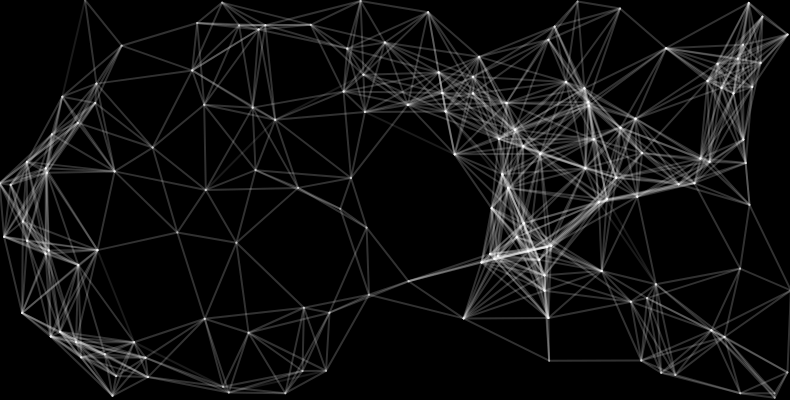
Frame 1 (no input)
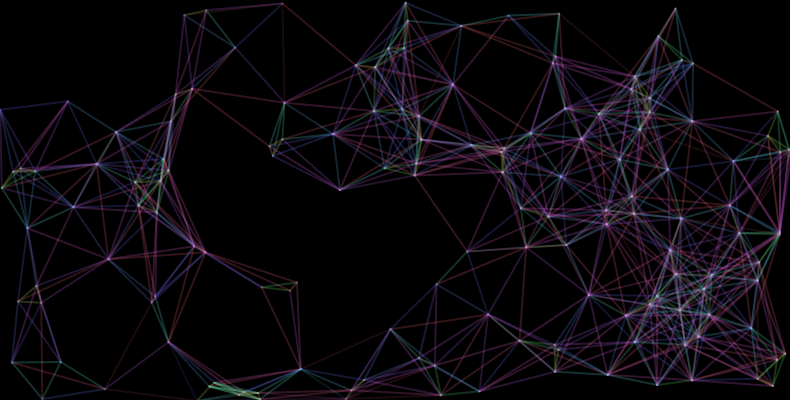
Frame 60 (no input)
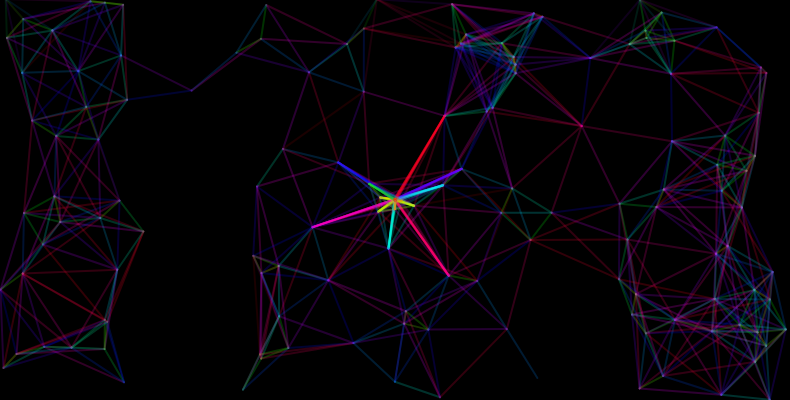
Frame 120 (the mouse pressed at the canvas centre since frame 60)

The p5.js sketch that drew these frames (run headless with seeded random() and noise() and a simulated clock; from frame 60 on, the mouse is pressed at the canvas centre):

// p5.js sketch
// ── sketch.js
let particles = []
let qtree
let j = 0
let attract = -1

function setup() {
  createCanvas(displayWidth - 10, displayHeight / 2 + 100)
  for (var i = 0; i < 150; i++) {
    particles[i] = new Particle(random(width), random(height))

  }
}



function draw() {
  colorMode(HSB, 100)
  background(0)

  let boundary = new Rectangle(width / 2, height / 2, width / 2, height / 2)
  qtree = new QuadTree(boundary, 4)

  if (mouseIsPressed) {
    attract = 1
  } else {
    attract = -2
  }

  for (let p of particles) {
    let point = new Point(p.pos.x, p.pos.y, p)
    qtree.insert(point)

    //p.show()
    p.update()
    p.offScreen()
    p.repell(attract)
  }

  for (let p of particles) {
    let range = new Circle(p.pos.x, p.pos.y, p.r * 100)
    let points = qtree.query(range)
    for (let point of points) {
      let other = point.userData
      if (p !== other && p.closest(other) < 100) {
        stroke(0 + p.d, j, 255, 10)
        strokeWeight(2)
        line(p.pos.x, p.pos.y, other.pos.x, other.pos.y)
      }
    }
  }
  // for (let p of particles) {
  //   for (let other of particles) {
  //     if (p !== other && p.closest(other) < 100) {
  //       stroke(p.d % 256, p.d % j, 255, 20)
  //       strokeWeight(2)
  //       line(p.pos.x, p.pos.y, other.pos.x, other.pos.y)
  //     }
  //   }
  // }
  j++
}

// ── particle.js
class Particle {
  constructor(x, y) {
    this.pos = createVector(x, y)
    this.vel = p5.Vector.random2D()
    this.acc = p5.Vector.random2D()
    this.r = 1
    this.d = 0
  }

  show() {
    noStroke()
    ellipse(this.pos.x, this.pos.y, this.r * 2, this.r * 2)
  }

  update() {
    this.vel.add(this.acc)
    this.pos.add(this.vel)
    this.vel.limit(3)
  }

  closest(other) {
    this.d = dist(this.pos.x, this.pos.y, other.pos.x, other.pos.y)
    return this.d
  }

  repell(mag) {
    let mouse = createVector(mouseX, mouseY)
    let d = dist(this.pos.x, this.pos.y, mouse.x, mouse.y)
    mouse.sub(this.pos)
    this.vel.normalize()
    mouse.setMag(mag)
    if (d < 100) {
      this.acc = mouse
    }
  }

  offScreen() {
    if (this.pos.x > width + this.r) {
      this.pos.x = -this.r
    } else if (this.pos.x < -this.r) {
      this.pos.x = width + this.r
    }
    if (this.pos.y > height + this.r) {
      this.pos.y = -this.r
    } else if (this.pos.y < -this.r) {
      this.pos.y = height + this.r
    }
  }
}

// ── quadtree.js
class Point {
  constructor(x, y, userData) {
    this.x = x
    this.y = y
    this.userData = userData
  }
}

class Rectangle {
  constructor(x, y, w, h) {
    this.x = x
    this.y = y
    this.w = w
    this.h = h
  }

  contains(point) {
    return (
      point.x >= this.x - this.w &&
      point.x <= this.x + this.w &&
      point.y >= this.y - this.h &&
      point.y <= this.y + this.h)
  }

  intersects(range) {
    return !(
      range.x - range.w > this.x + this.w ||
      range.x + range.w < this.x - this.w ||
      range.y - range.h > this.y + this.h ||
      range.y + range.h < this.y - this.h)
  }
}


class Circle {
  constructor(x, y, r) {
    this.x = x
    this.y = y
    this.r = r
    this.rSquared = this.r * this.r
  }


  contains(point) {
    let d = Math.pow((point.x - this.x), 2) + Math.pow((point.y - this.y), 2)
    return d <= this.rSquared
  }
  intersects(range) {
    var xDist = Math.abs(range.x - this.x)
    var yDist = Math.abs(range.y - this.y)

    var r = this.r

    var w = range.w
    var h = range.h

    var edges = Math.pow((xDist - w), 2) + Math.pow((yDist - h), 2)

    if (xDist > (r + w) || yDist > (r + h))
      return false

    if (xDist <= w || yDist <= h)
      return true

    return edges <= this.rSquared
  }
}





class QuadTree {
  constructor(boundary, n) {
    this.boundary = boundary
    this.capacity = n
    this.points = []
    this.divided = false
  }

  subdivide() {
    let x = this.boundary.x
    let y = this.boundary.y
    let w = this.boundary.w
    let h = this.boundary.h
    let ne = new Rectangle(x + w / 2, y - h / 2, w / 2, h / 2)
    this.ne = new QuadTree(ne, this.capacity)
    let nw = new Rectangle(x - w / 2, y - h / 2, w / 2, h / 2)
    this.nw = new QuadTree(nw, this.capacity)
    let se = new Rectangle(x + w / 2, y + h / 2, w / 2, h / 2)
    this.se = new QuadTree(se, this.capacity)
    let sw = new Rectangle(x - w / 2, y + h / 2, w / 2, h / 2)
    this.sw = new QuadTree(sw, this.capacity)
    this.divided = true
  }

  insert(point) {
    if (!this.boundary.contains(point)) {
      return false
    }
    if (this.points.length < this.capacity) {
      this.points.push(point)
      return true
    } else {
      if (!this.divided) {
        this.subdivide()
      }
      if (this.ne.insert(point)) {
        return true
      } else if (this.nw.insert(point)) {
        return true
      } else if (this.se.insert(point)) {
        return true
      } else if (this.sw.insert(point)) {
        return true
      }
    }
  }

  query(range, found) {
    if (!found) {
      found = []
    }
    if (!this.boundary.intersects(range)) {
      return
    } else {
      for (let p of this.points) {
        if (range.contains(p)) {
          found.push(p)
        }
      }
      if (this.divided) {
        this.nw.query(range, found)
        this.ne.query(range, found)
        this.sw.query(range, found)
        this.se.query(range, found)
      }
    }
    return found
  }

  show() {
    rectMode(CENTER)
    noFill()
    strokeWeight(1)
    stroke(255)
    rect(this.boundary.x, this.boundary.y, this.boundary.w * 2, this.boundary.h * 2)
    if (this.divided) {
      this.ne.show()
      this.nw.show()
      this.se.show()
      this.sw.show()
    }
    for (let p of this.points) {
      strokeWeight(2)
      point(p.x, p.y)
    }
  }

}
